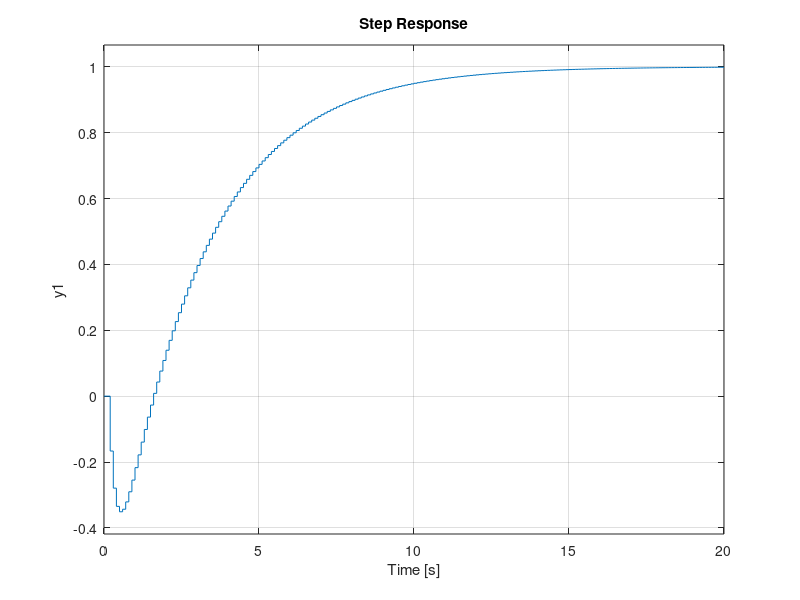

MATLAB code for this plot: (Note: this script raises an error after producing the figure.)
%% case_study_quantized_lqi_dp.m
% Quantized LQI case study (2nd-order SISO)
% Compares scalar quantizer designs:
%   - Uniform
%   - Logarithmic (mu-law companded)
%   - Lloyd / K-means (1D weighted)
%   - Dynamic Programming (globally optimal weighted 1D)

% DONE: Works correctly if you let the steady-state stay enough 
% in the trajectory
% DONE: define a number of full trajectories + 
% define a number of initializations to the first part of the trajectory
% DONE: added regularization through reference definition and state update

clear; clc; close all;
rng(7);

%% =========================
% 1) Plant + LQI controller
% ==========================
Ts = 0.1;

% UNSTABLE + NONMINIMUM PHASE
A = [1.2,0.4;
    -0.3,0.9];
B = [1;0.5];
C = [1,1];
D = 0;

n = size(A,1);
m = size(B,2);
p = size(C,1);

% Augmented nominal (unquantized) servo dynamics
% xi = [x; z],  z_{k+1} = z_k + Ts (r_k - y_k)
Aaug = [A,            zeros(n,p);
       -Ts*C,         eye(p)];
Baug = [B; zeros(p,m)];

% LQI/LQR weights on augmented state and command
% vastly different weights to have slow and fast closed-loop dynamics
% Qaug = diag([12, 1.5, 25]);
Qaug = diag([8, 1, 16]);
R = 1; 

% MATLAB dlqr uses u = -Kdlqr * xi
Kdlqr = dlqr(Aaug, Baug, Qaug, R);
Kfull = -Kdlqr;            % paper convention u = K * xi
Kx = Kfull(:,1:n);         % 1x2
Kz = Kfull(:,n+1:end);     % 1x1

% Closed-loop matrices in manuscript form
Acl = [A + B*Kx,   B*Kz;
      -Ts*C,       1];
Gx = [B*Kx;
      zeros(p,n)];          % size (n+p) x n = 3x2
Gy = [zeros(n,p);
     -Ts*eye(p)];           % size (n+p) x p = 3x1
E = [zeros(n,p); Ts*eye(p)]; % not used here (regulation form)

fprintf('\n=== Open-loop checks ===\n');
fprintf('eig(Acl) = \n');
disp(eig(A).');
fprintf('zero(ss(A,B,C,D))) = \n');
disp(zero(ss(A,B,C,D,Ts)))

% figure,step(ss(A,B,C,D,Ts),5)

fprintf('\n=== Closed-loop checks ===\n');
fprintf('eig(Acl) = \n');
disp(eig(Acl).');
assert(all(abs(eig(Acl)) < 1), 'Acl is not Schur. Retune Qaug/R.');

figure('Name','Closed-loop ideal step response')
step(ss(Acl,E,[C,0],0,Ts))

% settling time to know how much the step response should take
stepperf = stepinfo(ss(Acl,E,[C,0],0,Ts));
settlingTime = stepperf.SettlingTime

%% ============================================
% Reference signal for evaluation/training
% ============================================

% num_windows = 3
% gamma = 0.98;   % discounted command-distortion factor
% refCfg.type = 'const'; refCfg.r0 = 0.0;  % stabilization to origin
% x0_box     = [1.5; 1.5]*2;   % random x0 in [-box, box]
% z0_box     = 0.8*2;          % random z0 in [-z0_box, z0_box]

% num_windows = 3
% gamma = 0.98;   % discounted command-distortion factor
% refCfg.type = 'const'; refCfg.r0 = -0.7;
% x0_box     = [1.5; 1.5]*2;   % random x0 in [-box, box]
% z0_box     = 0.8*2;          % random z0 in [-z0_box, z0_box]

% num_windows = 5
% gamma = 0.99;   % discounted command-distortion factor
% refCfg.type = 'sine'; refCfg.amp = 0.4; refCfg.freq = 0.15/10/4; refCfg.bias = 0.4;
% x0_box     = [1.5; 1.5]*2;   % random x0 in [-box, box]
% z0_box     = 0.8*2;          % random z0 in [-z0_box, z0_box]
% 
% % num_windows = 6
% num_windows = 5
% min_settlingTime_window = ceil(settlingTime/10)*10
% num_samples_per_settlingTime_window = round(min_settlingTime_window/Ts);
% tfin_sim = min_settlingTime_window*num_windows
% gamma = 0.995;   % discounted command-distortion factor
% % refCfg.type = 'piecewise'; refCfg.switch_k = [0 1 2 3 4 5]*num_samples_per_settlingTime_window; refCfg.values   = [0.0 0.7 -0.4 0.6 0.2 0.2]*2;  % long final constant segment helps show quantization limit cycles
% refCfg.type = 'piecewise'; refCfg.switch_k = [0 1 2 3 4]*num_samples_per_settlingTime_window; refCfg.values   = [0.0 0.7 -0.4 0.6 0.2]*2;  % long final constant segment helps show quantization limit cycles
% % x0_box     = [10,10];   % random x0 in [-box, box]
% % z0_box     = 10;       % random z0 in [-z0_box, z0_box]
% x0_box     = [5,5];   % random x0 in [-box, box]
% z0_box     = 1;       % random z0 in [-z0_box, z0_box]

%
num_windows = 4
min_settlingTime_window = ceil(settlingTime/10)*10*2
num_samples_per_settlingTime_window = round(min_settlingTime_window/Ts);
tfin_sim = min_settlingTime_window*num_windows
% gamma = 0.997;   % discounted command-distortion factor
% gamma = 1;   % discounted command-distortion factor
gamma = 0.9992;   % discounted command-distortion factor
refCfg.type = 'mixed';
refCfg.switch_k = [0 1 2]*num_samples_per_settlingTime_window;
refCfg.segType = {'step','ramp','sine'};
ramp_max = 0.6;
refCfg.segPar  = {
    struct('value', -0.7),                         ... % step to -0.7
    struct('start', -0.7, 'slope', ramp_max/min_settlingTime_window/4.5/1.1,'min',-0.7,'max',ramp_max),        ... % ramp: -0.4 + 0.002*tau
    struct('bias',0.5, 'amp', 0.3, 'freq', 0.01/2,'phase',pi), ... % sine in segment time
};
x0_box     = [5,5];   % random x0 in [-box, box]
z0_box     = 1;       % random z0 in [-z0_box, z0_box]


%%
% min_settlingTime_window = ceil(settlingTime/10)*10
% num_samples_per_settlingTime_window = round(min_settlingTime_window/Ts);
% tfin_sim = min_settlingTime_window*num_windows

%% =========================================
% 2) Discounted Lyapunov matrix + sensitivities
% ============================================
% Theorem 2 quantities
% Qu = K' R K (here R scalar)
% Qu = Kfull' * R * Kfull; % old; u only
Qdelta = Qaug; 
Qu = Qdelta + Kfull' * R * Kfull;
Qu = (Qu+Qu')/2;

% Discounted Lyapunov equation:
% Su = Qu + gamma * Acl' * Su * Acl
% MATLAB dlyap solves: A X A' - X + Q = 0  => X = A X A' + Q
% Use A = sqrt(gamma)*Acl'
Su = dlyap(sqrt(gamma)*Acl', Qu);

Wx_u = Gx' * Su * Gx + Kx' * R * Kx;   % 2x2
Wy_u = Gy' * Su * Gy;                  % 1x1

% Corollary row-sum weights (sufficient separable bound)
alpha_x = diag(Wx_u) + (sum(abs(Wx_u),2) - abs(diag(Wx_u)));
alpha_y = diag(Wy_u) + (sum(abs(Wy_u),2) - abs(diag(Wy_u)));

fprintf('\n=== Sensitivity matrices ===\n');
disp('Wx_u ='); disp(Wx_u);
disp('Wy_u ='); disp(Wy_u);
disp('alpha_x ='); disp(alpha_x.');
disp('alpha_y ='); disp(alpha_y.');

%% ===================================
% 3) Training data from ideal LQI loop
% ====================================
% Regulation / deviation case (r_k = 0)
% We collect ideal trajectories and design quantizers from x,y samples.

nTrainTraj = 500;
% nTrainTraj = 200;
% nTrainTraj = 100;
%
% horizon for data collection
% Htrain     = 100;   
% Htrain     = 750;
% Htrain     = 600;
Htrain = round(tfin_sim/Ts);
%
% truncated discounted horizon
nTestTraj = 250;
% nTestTraj = 50;
% nTestTraj = 20;

% Heval     = 180;
Heval     = Htrain;  % truncated discounted horizon

train = collect_ideal_dataset_ref(A, B, C, Kx, Kz, Ts, nTrainTraj, ...
    Htrain, x0_box, z0_box, gamma, refCfg);

% Training arrays
x1_samples = train.x(:,1);
x2_samples = train.x(:,2);
y_samples  = train.y(:);
omega_t    = train.w(:);   % discount-consistent weights gamma^k

% Prescribed quantizer ranges (hardware-like fixed ranges)
% Here selected from training envelope with margin.
range_margin = 1.25;
Sx = range_margin * [max(abs(x1_samples)), max(abs(x2_samples))];
Sy = range_margin * max(abs(y_samples));

% Enforce samples inside prescribed ranges (for design consistency)
assert(all(abs(x1_samples) <= Sx(1)+1e-12));
assert(all(abs(x2_samples) <= Sx(2)+1e-12));
assert(all(abs(y_samples)  <= Sy   +1e-12));

%% Fixed per-channel level counts
% % MANUAL MODE
% Nx = [9, 9];   % x1, x2
% Ny = 9;        % y
% Nx = [64, 64];   % x1, x2
% Ny = 64;        % y
% Nx = [128, 128];   % x1, x2 %% recommended (for same allocation for all)
% Ny = 128;        % y
% Nx = [211, 113];   % x1, x2 %%
% Ny = 60;        % y
% Nx = [256, 256];   % x1, x2
% Ny = 256;        % y

% QUASI OPTIMAL BIT ALLOCATION
% Ntot = 768;
Ntot = 384;
% Ntot = 320;
% Ntot = 256;
% Ntot = 192;
% % %
% Qdelta2 = Qaug*0; 
Qdelta2 = Qaug;
Qu2 = Qdelta2 + Kfull' * R * Kfull;
Qu2 = (Qu2+Qu2')/2;
Su2 = dlyap(sqrt(gamma)*Acl', Qu2);
Wx_u2 = Gx' * Su2 * Gx + Kx' * R * Kx;  % 2x2
Wy_u2 = Gy' * Su2 * Gy;                  % 1x1
alpha_x = diag(Wx_u2) + (sum(abs(Wx_u2),2) - abs(diag(Wx_u2)));
alpha_y = diag(Wy_u2) + (sum(abs(Wy_u2),2) - abs(diag(Wy_u2)));
% % % %
S = [Sx(1); Sx(2); Sy];
alpha = [alpha_x(1); alpha_x(2); alpha_y(1)];
c = alpha .* (S.^2);
w = c.^(1/3);
N = Ntot * w / sum(w);
Nint = round(N); 
% fix rounding to sum exactly:
delta = Ntot - sum(Nint);
[~,idx] = sort(N - Nint,'descend');
Nint(idx(1:abs(delta))) = Nint(idx(1:abs(delta))) + sign(delta);
% Nint
Nx = [Nint(1),Nint(2)];
Ny = Nint(3);
% Nx = [89+20,37]
% Ny = [66-20]

fprintf('\n=== Quantizer ranges / levels ===\n');
fprintf('Sx = [%.4f, %.4f], Sy = %.4f\n', Sx(1), Sx(2), Sy);
fprintf('Nx = [%d, %d], Ny = %d\n', Nx(1), Nx(2), Ny);
fprintf('Ntot = %d\n', Nx(1)+Nx(2)+Ny);

%% =============================================
% 4) Design scalar quantizers (4 methods/channel)
% =============================================
methods = {'uniform','log','kmeans','dp'};
Qset = struct();

% Weighted scalar design weights (alpha only rescales each channel objective,
% but we include them to reflect the corollary notation)
w_x1 = omega_t * alpha_x(1);
w_x2 = omega_t * alpha_x(2);
w_y  = omega_t * alpha_y(1);

% x1
Qset.uniform.x{1} = design_uniform_quantizer(Sx(1), Nx(1));
Qset.log.x{1}     = design_best_log_quantizer(x1_samples, w_x1, Sx(1), Nx(1));
Qset.kmeans.x{1}  = design_lloyd1d_quantizer(x1_samples, w_x1, Sx(1), Nx(1));
Qset.dp.x{1}      = design_dp1d_quantizer(x1_samples, w_x1, Sx(1), Nx(1));

% x2
Qset.uniform.x{2} = design_uniform_quantizer(Sx(2), Nx(2));
Qset.log.x{2}     = design_best_log_quantizer(x2_samples, w_x2, Sx(2), Nx(2));
Qset.kmeans.x{2}  = design_lloyd1d_quantizer(x2_samples, w_x2, Sx(2), Nx(2));
Qset.dp.x{2}      = design_dp1d_quantizer(x2_samples, w_x2, Sx(2), Nx(2));

% y
Qset.uniform.y{1} = design_uniform_quantizer(Sy, Ny);
Qset.log.y{1}     = design_best_log_quantizer(y_samples, w_y, Sy, Ny);
Qset.kmeans.y{1}  = design_lloyd1d_quantizer(y_samples, w_y, Sy, Ny);
Qset.dp.y{1}      = design_dp1d_quantizer(y_samples, w_y, Sy, Ny);

%% ============================================
% 5) Training surrogate SSE (per method, design)
% =============================================
trainSSE = struct();
for im = 1:numel(methods)
    disp('Training surrogate SSE (per method, design)')
    im
    nm = methods{im};
    qx1 = Qset.(nm).x{1};
    qx2 = Qset.(nm).x{2};
    qy  = Qset.(nm).y{1};

    Jx1 = weighted_sse(x1_samples, w_x1, qx1);
    Jx2 = weighted_sse(x2_samples, w_x2, qx2);
    Jy  = weighted_sse(y_samples,  w_y,  qy);

    trainSSE.(nm) = [Jx1, Jx2, Jy, Jx1+Jx2+Jy];
end

fprintf('\n=== Training weighted scalar surrogate SSE (x1, x2, y, total) ===\n');
for im = 1:numel(methods)
    nm = methods{im};
    vals = trainSSE.(nm);
    fprintf('%-7s : %.6e   %.6e   %.6e   | total = %.6e\n', nm, vals(1), vals(2), vals(3), vals(4));
end

%% ==========================================
% 6) Closed-loop evaluation on test trajectories
% ===========================================
testset   = sample_initial_conditions(nTestTraj, x0_box/3, z0_box/3);

results = struct();
for im = 1:numel(methods)
    disp('Closed-loop evaluation on test trajectories')
    im
    nm = methods{im};
    qbundle = Qset.(nm);

    out = evaluate_quantized_case_ref( ...
        A, B, C, Kx, Kz, Ts, Qdelta, R, gamma, ...
        Wx_u, Wy_u, qbundle, testset, Heval, refCfg,Sx,Sy);

    results.(nm) = out;
end

fprintf('\n=== Test-set averages (discounted, truncated to Heval) ===\n');
fprintf('Method   avg Ju_gamma      avg surrogate      overload rate\n');
for im = 1:numel(methods)
    nm = methods{im};
    r = results.(nm);
    fprintf('%-7s  %.6e   %.6e   %.4f\n', ...
        nm, mean(r.Ju), mean(r.Jsurr), r.overload_count / max(1,r.total_quant_calls));
end

%% ===========================
% 7) Simple comparison plots
% ===========================
Ju_mean   = zeros(numel(methods),1);
Js_mean   = zeros(numel(methods),1);
Ju_std    = zeros(numel(methods),1);
Js_std    = zeros(numel(methods),1);
ovr_rate  = zeros(numel(methods),1);

for im = 1:numel(methods)
    nm = methods{im};
    Ju_mean(im)  = mean(results.(nm).Ju);
    Js_mean(im)  = mean(results.(nm).Jsurr);
    Ju_std(im)   = std(results.(nm).Ju);
    Js_std(im)   = std(results.(nm).Jsurr);
    ovr_rate(im) = results.(nm).overload_count / max(1, results.(nm).total_quant_calls);
end

figure('Name','Discounted command distortion');
bar(Ju_mean); hold on;
% bar(log10(Ju_mean)); hold on;
errorbar(1:numel(methods), Ju_mean, Ju_std, '.k', 'LineWidth', 1);
% errorbar(1:numel(methods), log10(Ju_mean), log10(Ju_std), '.k', 'LineWidth', 1);
set(gca,'XTick',1:numel(methods),'XTickLabel',methods);
ylabel('Average J_{u,\gamma} (test set)');
title('Discounted command distortion comparison');
grid on;

figure('Name','Theorem surrogate');
bar(Js_mean); hold on;
% bar(log10(Js_mean)); hold on;
errorbar(1:numel(methods), Js_mean, Js_std, '.k', 'LineWidth', 1);
% errorbar(1:numel(methods), log10(Js_mean), log10(Js_std), '.k', 'LineWidth', 1);
set(gca,'XTick',1:numel(methods),'XTickLabel',methods);
ylabel('Average surrogate sum');
title('Weighted error surrogate comparison');
grid on;

figure('Name','Overload rate');
bar(ovr_rate);
set(gca,'XTick',1:numel(methods),'XTickLabel',methods);
ylabel('Overload rate');
title('Quantizer range violations (should be near zero)');
grid on;

% Example quantizer visualization (x1)
figure('Name','x1 quantizers');
hold on; grid on;
xx = linspace(-Sx(1), Sx(1), 2000);
plot(xx, quantize_vec(xx, Qset.uniform.x{1}), 'LineWidth', 1.2);
plot(xx, quantize_vec(xx, Qset.log.x{1}),     'LineWidth', 1.2);
plot(xx, quantize_vec(xx, Qset.kmeans.x{1}),  'LineWidth', 1.2);
plot(xx, quantize_vec(xx, Qset.dp.x{1}),      'LineWidth', 1.5);
legend(methods, 'Location','best');
xlabel('x_1'); ylabel('q(x_1)');
title('Designed scalar quantizers for x_1');

disp('Done.');

%% ==========================================
% 8) Example trajectory plots (same x0, same r)
% ===========================================
x0_example = [0.4; -0.2; 0.1];  % [x1;x2;z]

traj = struct();
for im = 1:numel(methods)
    nm = methods{im};
    traj.(nm) = simulate_single_trajectory_ref( ...
        A, B, C, Kx, Kz, Ts, R, gamma, Wx_u, Wy_u, ...
        Qset.(nm), x0_example, Heval, refCfg);
end

% Ideal trajectory (reuse from one of the structs)
t = traj.uniform.k;
rseq = traj.uniform.r;
y_id = traj.uniform.y_ideal;
u_id = traj.uniform.u_ideal;

figure('Name','Tracking trajectories');
subplot(2,1,1); hold on; grid on;
plot(t, rseq, '--', 'LineWidth', 1.2);
plot(t, y_id, 'k', 'LineWidth', 1.5);
for im = 1:numel(methods)
    nm = methods{im};
    plot(t, traj.(nm).y, 'LineWidth', 1.0);
end
legend(['ref','ideal', methods], 'Location','best');
xlabel('k'); ylabel('y_k');
title('Output trajectories under arbitrary reference');

subplot(2,1,2); hold on; grid on;
plot(t, u_id, 'k', 'LineWidth', 1.5);
for im = 1:numel(methods)
    nm = methods{im};
    plot(t, traj.(nm).u, 'LineWidth', 1.0);
end
legend(['ideal', methods], 'Location','best');
xlabel('k'); ylabel('u_k');
title('Command trajectories');

% Tail zoom to reveal steady quantization effects / limit-cycle-like behavior
Ktail = 120;                    % show last Ktail samples for limit-cycle/chattering view
% idxTail = max(1, numel(t)-Ktail+1):numel(t);
idxTail = 1:numel(t);  % all

figure('Name','Tail zoom for quantization effects');
subplot(3,1,1); hold on; grid on;
plot(t(idxTail), rseq(idxTail), '--', 'LineWidth', 1.2);
plot(t(idxTail), y_id(idxTail), 'k', 'LineWidth', 1.3);
for im = 1:numel(methods)
    nm = methods{im};
    plot(t(idxTail), traj.(nm).y(idxTail), 'LineWidth', 1.0);
end
legend(cell(['ref','ideal',methods]), 'Location','best');
xlabel('k'); ylabel('y_k');
title('Zoom (output)');

subplot(3,1,2); hold on; grid on;
for im = 1:numel(methods)
    nm = methods{im};
    plot(t(idxTail), traj.(nm).u(idxTail) - u_id(idxTail), 'LineWidth', 1.0);
    disp(['>> RMS command distortion of ',nm,': ',num2str(sum((traj.(nm).u(idxTail) - u_id(idxTail)).^2))])
end
legend(methods, 'Location','best');
xlabel('k'); ylabel('\delta u_k');
title('Tail zoom (command distortion)');

subplot(3,1,3); hold on; grid on;
plot(traj.uniform.x1_ideal, traj.uniform.x2_ideal, 'k', 'LineWidth', 1.3);
for im = 1:numel(methods)
    nm = methods{im};
    plot(traj.(nm).x1(idxTail), traj.(nm).x2(idxTail), '.-', 'LineWidth', 0.8);
end
legend(cell(['ideal',methods]), 'Location','best');
xlabel('x_1'); ylabel('x_2');
title('Tail phase portrait (quantization-induced small cycles/chatter)');

% alternative logscale figure to subplot(3,1,2)
figure('Name','Command distortion logscale')
hold on; grid on;
for im = 1:numel(methods)
    nm = methods{im};
    plot(t(idxTail), db(abs(traj.(nm).u(idxTail) - u_id(idxTail))), 'LineWidth', 1.0);
    % yline(mean(db(abs(traj.(nm).u(idxTail) - u_id(idxTail)))),'--')
    disp(['>> RMS abs value of command distortion of ',nm,': ',num2str(sum((traj.(nm).u(idxTail) - u_id(idxTail)).^2))])
end
legend(methods, 'Location','best');
markertype = {'x','o','<','>'};
for im = 1:numel(methods)
    nm = methods{im};
    % plot(t(idxTail), db(abs(traj.(nm).u(idxTail) - u_id(idxTail))), 'LineWidth', 1.0);
    plot(t(idxTail),mean(db(abs(traj.(nm).u(idxTail) - u_id(idxTail)))),['--',markertype{im}])
    % disp(['>> RMS abs value of command distortion of ',nm,': ',num2str(sum((traj.(nm).u(idxTail) - u_id(idxTail)).^2))])
end
legend([methods,methods], 'Location','best');
xlabel('k'); ylabel('|\delta u_k| [dB]');
title('Tail zoom (command distortion)');

%% ==========================================
% 9) Centroid spacing plots (1D) for all quantizers
% ===========================================
plot_centroid_stems(Qset, methods, 'x_1 centroids', 'x', 1);
plot_centroid_stems(Qset, methods, 'x_2 centroids', 'x', 2);
plot_centroid_stems(Qset, methods, 'y centroids',   'y', 1);

% plot_centroid_stems_diff(Qset, methods, 'x_1 centroids', 'x', 1);
% plot_centroid_stems_diff(Qset, methods, 'x_2 centroids', 'x', 2);
% plot_centroid_stems_diff(Qset, methods, 'y centroids',   'y', 1);

%% ==========================================
% 10) Optional 2D partition plots (rectangular cells, not Voronoi)
% ===========================================
for im = 1:numel(methods)
    nm = methods{im};
    figure('Name',['State quantizer partitions in (x1,x2) - ',nm]);
    % subplot(2,2,im); 
    hold on; grid on; axis equal;
    plot_rect_partition(Qset.(nm).x{1}, Qset.(nm).x{2});
    title(sprintf('%s (rectangular partition)', nm));
    xlabel('x_1'); ylabel('x_2');
end

%% ==========================================
% 11) LCSS PLOT (Short summary of others)
% ===========================================
figure('Name','LCSS')

% subplot(2,3,[1,2,3]), hold on; grid on;
subplot(3,3,[1,2,3]), hold on; grid on;
plot(t(idxTail), rseq(idxTail), '--', 'LineWidth', 1.2);
% plot(t(idxTail), y_id(idxTail), 'k', 'LineWidth', 1.3);
for im = 1:numel(methods)
    nm = methods{im};
    if im == 4
        plot(t(idxTail), traj.(nm).y(idxTail), 'b', 'LineWidth', 1.0);
    else
        plot(t(idxTail), traj.(nm).y(idxTail), 'r', 'LineWidth', 1.0);
    end
end
% legend(cell(['ref','ideal',methods]), 'Location','best');
% legend('ref','ideal','uniform','log','kmeans','proposed', 'Location','best');
legend('ref','uniform','logarithmic','kmeans','proposed', 'Location','best');
xlabel('k'); ylabel('y_k');
title('Tracking');

subplot(3,3,4)
histogram(train.x(:,1),80,'normalization','pdf')
xlim([-2.5,2.5])
xlabel('x_1')
ylabel('Histogram (pdf)')
% 
subplot(3,3,7)
plot_centroid_stems_LCSS(Qset, methods, 'x_1 centroids', 'x', 1);
xlim([-2.5,2.5])
xlabel('c_{x,1}')
ylim([0,1.05])
ylabel('Centroid spacing');

subplot(3,3,5)
histogram(train.x(:,2),80,'normalization','pdf')
xlim([-3.5,3.5])
xlabel('x_2')
%
subplot(3,3,8)
plot_centroid_stems_LCSS(Qset, methods, 'x_2 centroids', 'x', 2);
xlim([-3.5,3.5])
xlabel('c_{x,2}')
ylim([0,1.05])

subplot(3,3,6)
histogram(train.y,100,'normalization','pdf')
xlabel('y')
xlim([-1,1])
%
subplot(3,3,9)
plot_centroid_stems_LCSS(Qset, methods, 'y centroids', 'y', 1);
xlim([-1,1])
xlabel('c_{y,1}')
ylim([0,1.05])

%% ========================================================================
%% Local functions
%% ========================================================================
function testset = sample_initial_conditions(nTraj, x0_box, z0_box)
    testset = zeros(nTraj, 3);
    % TOL_LESS = 0.5;
    for i = 1:nTraj
        % x0 = (2*rand(2,1)-1).*x0_box(:)*(1-TOL_LESS);
        % z0 = (2*rand-1)*z0_box*(1-TOL_LESS);
        x0 = (2*rand(2,1)-1).*x0_box(:);
        z0 = (2*rand-1)*z0_box;
        testset(i,:) = [x0(:).', z0];
    end
end

function q = design_uniform_quantizer(S,N)
    disp('>> Designing uniform quantizer')
    b = linspace(-S, S, N+1);
    c = 0.5*(b(1:end-1) + b(2:end));
    q = make_quantizer_struct(b, c, sprintf('uniform N=%d',N));
end

function qbest = design_best_log_quantizer(s, w, S, N)
    % "Logarithmic" via mu-law companding -> uniform quantization in companded domain
    disp('>> Designing logarithmic quantizer')
    mu_grid = [0.5 1 2 5 10 20 50 100 200];
    bestJ = inf;
    qbest = design_uniform_quantizer(S,N); % fallback

    for mu = mu_grid
        q = design_logmulaw_quantizer(S, N, mu);
        J = weighted_sse(s, w, q);
        if J < bestJ
            bestJ = J;
            qbest = q;
        end
    end
end

function q = design_logmulaw_quantizer(S,N,mu)
    % Build finite-level static quantizer by companding thresholds/centroids
    bu = linspace(-1, 1, N+1);               % thresholds in companded domain
    cu = 0.5*(bu(1:end-1) + bu(2:end));      % centroids in companded domain

    b = S * inv_mulaw(bu, mu);
    c = S * inv_mulaw(cu, mu);

    % Enforce exact endpoints (numerical)
    b(1) = -S; b(end) = S;
    q = make_quantizer_struct(b, c, sprintf('log(mu=%.3g)',mu));
end

function y = inv_mulaw(v, mu)
    % inverse of normalized mu-law compressor
    y = sign(v) .* ((1+mu).^abs(v) - 1) / mu;
end

function q = design_lloyd1d_quantizer(s, w, S, N)
    % Weighted 1D Lloyd (K-means-like), local optimum.
    disp('>> Designing Lloyd-Max quantizer')
    s = s(:); w = w(:);
    M = numel(s);
    assert(M >= N, 'Need M >= N samples.');

    % Clamp to range (should already be inside)
    s = min(max(s, -S), S);

    % Multiple deterministic/random initializations
    init_list = cell(0,1);
    init_list{end+1} = linspace(min(s), max(s), N).';
    init_list{end+1} = weighted_quantile_init(s,w,N);
    for r = 1:3
        idx = randperm(M,N);
        init_list{end+1} = sort(s(idx));
    end

    bestJ = inf;
    bestc = [];

    for itry = 1:numel(init_list)
        c = sort(init_list{itry}(:));
        c = min(max(c,-S),S);

        num_iter = 100;  % initial
        % num_iter = 50;

        for iter = 1:num_iter
            if mod(iter,25) == 1
                disp(['-- iter=',num2str(iter)])
            end
            % Assign by nearest centroid
            edges = [-inf; 0.5*(c(1:end-1)+c(2:end)); inf];
            bin = discretize(s, edges);
            c_new = c;
            for k = 1:N
                Ik = (bin == k);
                if any(Ik)
                    c_new(k) = sum(w(Ik).*s(Ik)) / sum(w(Ik));
                else
                    % empty cluster: split largest-error point
                    [~, idxWorst] = max(w .* (s - c(bin)).^2);
                    c_new(k) = s(idxWorst);
                end
            end
            c_new = sort(min(max(c_new,-S),S));

            if norm(c_new - c, inf) < 1e-10
                c = c_new;
                break;
            end
            c = c_new;
        end

        % Build quantizer
        b = [-S; 0.5*(c(1:end-1)+c(2:end)); S];
        q_try = make_quantizer_struct(b, c, 'kmeans1d');
        J = weighted_sse(s, w, q_try);

        if J < bestJ
            bestJ = J;
            bestc = c;
        end
    end

    b = [-S; 0.5*(bestc(1:end-1)+bestc(2:end)); S];
    q = make_quantizer_struct(b, bestc, 'kmeans1d');
end

function c0 = weighted_quantile_init(s,w,N)
    [ss, idx] = sort(s(:));
    ww = w(idx);
    cw = cumsum(ww)/sum(ww);
    targets = ((1:N)-0.5)/N;
    c0 = zeros(N,1);
    for i = 1:N
        [~,j] = min(abs(cw - targets(i)));
        c0(i) = ss(j);
    end
    c0 = sort(c0);
end

function q = design_dp1d_quantizer(samples, weights, S_s, N)
% Globally optimal weighted 1D N-level scalar quantizer (memory-safe DP)
% samples : Mx1
% weights : Mx1, positive
% range   : [-S_s, S_s]
% N       : number of levels (1 <= N <= M)
    disp('>> Designing DP quantizer')

    s = samples(:);
    w = weights(:);

    % Keep only valid in-range, positive-weight samples
    msk = isfinite(s) & isfinite(w) & (w > 0) & (s >= -S_s) & (s <= S_s);
    s = s(msk);
    w = w(msk);

    if isempty(s)
        error('No valid samples for DP quantizer design.');
    end

    % Sort by sample value
    [s, ord] = sort(s, 'ascend');
    w = w(ord);

    M = numel(s);
    N = min(max(1, round(N)), M);

    % Optional exact compression of duplicates (helps a lot if duplicates exist)
    [su, ~, ic] = unique(s, 'stable');
    if numel(su) < M
        wu = accumarray(ic, w);
        s = su;
        w = wu;
        M = numel(s);
        N = min(N, M);
    end

    % Prefix sums: Wp(t+1)=sum_{i=1}^t w_i
    Wp  = [0; cumsum(w)];
    Sp  = [0; cumsum(w .* s)];
    S2p = [0; cumsum(w .* (s.^2))];

    % O(1) weighted segment SSE cost for inclusive segment [i..j], 1<=i<=j<=M
    cost = @(i,j) segment_cost(i,j,Wp,Sp,S2p);

    % DP arrays:
    % dp_prev(j) = optimal cost using (k-1) segments for first j samples
    % dp_cur(j)  = optimal cost using k segments for first j samples
    dp_prev = inf(M,1);
    splitIdx = zeros(N, M, 'uint32');  % splitIdx(k,j)=best i for recurrence at row k, col j

    % Base row k=1
    for j = 1:M
        dp_prev(j) = cost(1,j);
    end

    % Subsequent rows k=2..N using divide-and-conquer optimization
    for k = 2:N
        dp_cur = inf(M,1);
        optk   = zeros(M,1,'uint32');

        % valid j are j >= k
        [dp_cur, optk] = compute_row_dc(k, M, k-1, M-1, dp_prev, cost, dp_cur, optk);

        splitIdx(k,:) = optk;
        dp_prev = dp_cur;
    end

    % Backtrack segment boundaries [a_r .. b_r], r=1..N
    a = zeros(N,1);
    b = zeros(N,1);

    j = M;
    for k = N:-1:2
        i = double(splitIdx(k,j)); % previous endpoint
        a(k) = i + 1;
        b(k) = j;
        j = i;
    end
    a(1) = 1;
    b(1) = j;

    % Centroids (weighted means)
    c = zeros(N,1);
    for r = 1:N
        ii = a(r); jj = b(r);
        Wseg = Wp(jj+1) - Wp(ii);
        Sseg = Sp(jj+1) - Sp(ii);
        c(r) = Sseg / Wseg;
    end

    % Thresholds: prescribed endpoints + midpoints between adjacent centroids
    bth = zeros(N+1,1);
    bth(1)   = -S_s;
    bth(end) =  S_s;
    if N >= 2
        bth(2:N) = 0.5 * (c(1:end-1) + c(2:end));
    end

    % Return struct (adapt fields to your codebase)
    q = struct();
    q.N = N;
    q.S = S_s;
    q.c = c(:).';
    q.b = bth(:).';
    q.dp_cost = dp_prev(M);
end

% ---------- helpers ----------

function val = segment_cost(i,j,Wp,Sp,S2p)
% Weighted SSE of fitting samples i..j by one centroid (weighted mean)
    Wseg  = Wp(j+1)  - Wp(i);
    Sseg  = Sp(j+1)  - Sp(i);
    S2seg = S2p(j+1) - S2p(i);

    % Numerical guard (Wseg should be >0 because weights >0)
    if Wseg <= 0
        val = inf;
    else
        val = S2seg - (Sseg*Sseg)/Wseg;
        if val < 0 && val > -1e-12
            val = 0; % numerical cleanup
        end
    end
end

function [dp_cur, optk] = compute_row_dc(jL, jR, optL, optR, dp_prev, cost, dp_cur, optk)
% Divide-and-conquer optimization for one DP row
% Recurrence at fixed row k:
% dp_cur(j) = min_{i in [optL..optR] and i<=j-1} dp_prev(i) + cost(i+1, j)

    if jL > jR
        return;
    end

    jMid = floor((jL + jR) / 2);

    iMin = optL;
    iMax = min(optR, jMid-1);

    bestVal = inf;
    bestI   = uint32(iMin);

    for i = iMin:iMax
        v = dp_prev(i) + cost(i+1, jMid);
        if v < bestVal
            bestVal = v;
            bestI = uint32(i);
        end
    end

    dp_cur(jMid) = bestVal;
    optk(jMid)   = bestI;

    % Recurse left/right with monotone-optimality bounds
    [dp_cur, optk] = compute_row_dc(jL, jMid-1, optL, double(bestI), dp_prev, cost, dp_cur, optk);
    [dp_cur, optk] = compute_row_dc(jMid+1, jR, double(bestI), optR, dp_prev, cost, dp_cur, optk);
end

function q = make_quantizer_struct(b, c, name)
    b = b(:); c = c(:);
    assert(numel(b) == numel(c)+1, 'Threshold/centroid size mismatch.');
    assert(all(diff(b) >= 0), 'Thresholds must be sorted.');
    q.b = b;
    q.c = c;
    q.N = numel(c);
    q.name = name;
end

function J = weighted_sse(s, w, q)
    sq = quantize_vec(s, q);
    err = s(:) - sq(:);
    J = sum(w(:) .* (err.^2));
end

function qv = quantize_vec(v, q)
    % Saturating scalar quantizer, vectorized
    v = v(:);
    qv = zeros(size(v));

    % Saturate outside range
    left  = (v <= q.b(1));
    right = (v >= q.b(end));
    mid   = ~(left | right);

    qv(left)  = q.c(1);
    qv(right) = q.c(end);

    if any(mid)
        vm = v(mid);
        % discretize uses edges, bins 1..N on [b_i, b_{i+1})
        bin = discretize(vm, q.b);
        % Handle exact right endpoint mapping
        bin(isnan(bin)) = q.N;
        qv(mid) = q.c(bin);
    end
end

function [qv, overload] = quantize_scalar(v, q)
    overload = (v < q.b(1)) || (v > q.b(end));
    if v <= q.b(1)
        qv = q.c(1); return;
    elseif v >= q.b(end)
        qv = q.c(end); return;
    else
        bin = discretize(v, q.b);
        if isnan(bin), bin = q.N; end
        qv = q.c(bin);
    end
end

function r = reference_at_k(k, refCfg)
    switch lower(refCfg.type)

        case 'const'
            r = refCfg.r0;

        case 'sine'
            % r_k = bias + amp*sin(2*pi*freq*k + phase)
            bias  = getfield_with_default(refCfg, 'bias',  0);
            phase = getfield_with_default(refCfg, 'phase', 0);
            r = bias + refCfg.amp * sin(2*pi*refCfg.freq*k + phase);

        case 'piecewise'
            % piecewise-constant: values(idx)
            idx = find(refCfg.switch_k <= k, 1, 'last');
            if isempty(idx), idx = 1; end
            r = refCfg.values(idx);

        case 'mixed'
            % Segment start indices (must be sorted, typically start at 0)
            sw = refCfg.switch_k(:).';
            idx = find(sw <= k, 1, 'last');
            if isempty(idx), idx = 1; end
            tau = k - sw(idx);  % local time within segment (in samples)

            % Two supported ways to specify segments:
            %   (A) segType{idx} + segPar{idx}
            %   (B) segments(idx) struct with field "type" (and params)
            if isfield(refCfg, 'segments')
                seg = refCfg.segments(idx);
                segType = lower(seg.type);
                par = seg;
            else
                segType = lower(refCfg.segType{idx});
                par = refCfg.segPar{idx};
            end

            switch segType
                case 'step'
                    % r = value
                    r = par.value;

                case 'ramp'
                    % r = start + slope * tau
                    % optional clamp via par.min/par.max
                    r = par.start + par.slope * tau;
                    if isfield(par,'min'), r = max(r, par.min); end
                    if isfield(par,'max'), r = min(r, par.max); end

                case 'sine'
                    % r = bias + amp*sin(2*pi*freq*tau + phase)
                    bias  = getfield_with_default(par, 'bias',  0);
                    phase = getfield_with_default(par, 'phase', 0);
                    r = bias + par.amp * sin(2*pi*par.freq*tau + phase);

                otherwise
                    error('Unknown mixed segment type = %s', segType);
            end

        otherwise
            error('Unknown refCfg.type = %s', refCfg.type);
    end
end

function v = getfield_with_default(s, fname, vdefault)
    if isfield(s, fname), v = s.(fname); else, v = vdefault; end
end

function data = collect_ideal_dataset_ref(A,B,C,Kx,Kz,Ts,nTraj,H,x0_box,z0_box,gamma,refCfg)
    n = size(A,1);
    X = [];
    Y = [];
    W = [];
    R = [];

    for tr = 1:nTraj
        if mod(tr,25) == 1
            disp(['>> Traj ',num2str(tr)]);
        end
        x0 = (2*rand(n,1)-1).*x0_box(:);
        z0 = (2*rand-1)*z0_box;
        x = x0; z = z0;

        for k = 0:H
            y = C*x;
            r = reference_at_k(k, refCfg);
            if rand(1) < 1e-1
                r = r*(1+randn(1));  % disturb ref a bit
            end

            R = [R; r];
            X = [X; x.'];
            Y = [Y; y];
            W = [W; gamma^k];

            u = Kx*x + Kz*z;              % ideal controller state for this reference
            if rand(1) < 1e-2
                r = r*(1+randn(1)*1e-2);  % disturb ref a bit
            end
            wk = zeros(2,1);
            if rand(1) < 1e-2
                wk = r*(1+randn(2,1)*1e-2);  % disturb states a bit
            end
            
            x_next = A*x + B*u+wk;
            z_next = z + Ts*(r - y);      % ideal integrator uses unquantized y

            x = x_next; z = z_next;
        end
    end

    data.r = R;
    data.x = X;
    data.y = Y;
    data.w = W;

    % debug trajectories
    figure,
    % subplot(311),stem(data.x(:,1)),hold on,stem(data.x(:,2));
    % subplot(312),stem(data.y);
    % subplot(313),stem(data.w)
    subplot(411),plot(data.x(:,1)),hold on,plot(data.x(:,2));
    subplot(412),plot(data.y);
    subplot(413),plot(data.w)
    subplot(414),plot(data.r)
end

function out = evaluate_quantized_case_ref(A,B,C,Kx,Kz,Ts,Qdelta,R,gamma,Wx_u,Wy_u,qbundle,testset,Heval,refCfg,Sx,Sy)
    nTraj = size(testset,1);
    Ju = zeros(nTraj,1);
    Js = zeros(nTraj,1);

    overload_count = 0;
    total_quant_calls = 0;

    for tr = 1:nTraj
        xi_q   = testset(tr,:).';  % [x1;x2;z]
        xi_ref = xi_q;             % ideal starts from same initial condition

        J1 = 0;
        J2 = 0;

        for k = 0:Heval
            r = reference_at_k(k, refCfg);

            % Quantized system state
            x = xi_q(1:2);
            z = xi_q(3);
            y = C*x;

            % Ideal system state
            xs = xi_ref(1:2);
            zs = xi_ref(3);
            ys = C*xs;

            % Quantize measurements for implemented controller
            [xq1, ov1] = quantize_scalar(x(1), qbundle.x{1});
            [xq2, ov2] = quantize_scalar(x(2), qbundle.x{2});
            [yq,  ov3] = quantize_scalar(y,    qbundle.y{1});
            overload_count = overload_count + ov1 + ov2 + ov3;
            total_quant_calls = total_quant_calls + 3;

            xq = [xq1; xq2];

            % Commands
            u  = Kx*xq + Kz*z;
            us = Kx*xs + Kz*zs;   % ideal command under same reference (through zs)

            % dxi = [xs;zs]-[xq;z];
            dxi = [x; z] - [xs; zs];   % actual augmented state minus ideal augmented state
                                       % (or reversed sign; squared cost doesn't care)
            du = u - us;
            ex = xq - x;
            ey = yq - y;

            % old; u only
            % J1 = J1 + (gamma^k) * (du' * R * du);
            % J2 = J2 + (gamma^k) * (ex' * Wx_u * ex + ey' * Wy_u * ey);
            J1 = J1 + (gamma^k) * (dxi' * Qdelta * dxi + du' * R * du);
            J2 = J2 + (gamma^k) * (ex' * Wx_u * ex + ey' * Wy_u * ey);

            % Step both systems with SAME reference
            x_next  = A*x  + B*u;
            z_next  = z  + Ts*(r - yq);  % quantized output in integrator

            xs_next = A*xs + B*us;
            zs_next = zs + Ts*(r - ys);  % ideal output in integrator

            xi_q   = [x_next;  z_next];
            xi_ref = [xs_next; zs_next];
        
            try
                assert(abs(x_next(1)) <= Sx(1)+1e-12);
                assert(abs(x_next(2)) <= Sx(2)+1e-12);
                assert(abs(y)  <= Sy +1e-12);
            catch me
                disp(me)
            end

        end

        Ju(tr) = J1;
        Js(tr) = J2;
    end

    out.Ju = Ju;
    out.Jsurr = Js;
    out.overload_count = overload_count;
    out.total_quant_calls = total_quant_calls;
end

function traj = simulate_single_trajectory_ref(A,B,C,Kx,Kz,Ts,R,gamma,Wx_u,Wy_u,qbundle,x0_aug,Heval,refCfg)
    % gamma, R, Wx_u, Wy_u kept for possible extensions
    xi_q   = x0_aug(:);
    xi_ref = x0_aug(:);

    K = 0:Heval;
    Nk = numel(K);

    traj.k = K(:);
    traj.r = zeros(Nk,1);

    traj.x1 = zeros(Nk,1); traj.x2 = zeros(Nk,1); traj.z = zeros(Nk,1);
    traj.y  = zeros(Nk,1); traj.u  = zeros(Nk,1);

    traj.x1_ideal = zeros(Nk,1); traj.x2_ideal = zeros(Nk,1); traj.z_ideal = zeros(Nk,1);
    traj.y_ideal  = zeros(Nk,1); traj.u_ideal  = zeros(Nk,1);

    for ii = 1:Nk
        k = K(ii);
        r = reference_at_k(k, refCfg);

        x = xi_q(1:2); z = xi_q(3); y = C*x;
        xs = xi_ref(1:2); zs = xi_ref(3); ys = C*xs;

        [xq1, ~] = quantize_scalar(x(1), qbundle.x{1});
        [xq2, ~] = quantize_scalar(x(2), qbundle.x{2});
        [yq,  ~] = quantize_scalar(y,    qbundle.y{1});

        xq = [xq1; xq2];

        u  = Kx*xq + Kz*z;
        us = Kx*xs + Kz*zs;

        traj.r(ii) = r;

        traj.x1(ii) = x(1); traj.x2(ii) = x(2); traj.z(ii) = z;
        traj.y(ii)  = y;    traj.u(ii)  = u;

        traj.x1_ideal(ii) = xs(1); traj.x2_ideal(ii) = xs(2); traj.z_ideal(ii) = zs;
        traj.y_ideal(ii)  = ys;    traj.u_ideal(ii)  = us;

        % step
        xi_q   = [A*x + B*u;     z  + Ts*(r - yq)];
        xi_ref = [A*xs + B*us;   zs + Ts*(r - ys)];
    end
end

function plot_centroid_stems(Qset, methods, figTitle, xyTag, idxChan)
    figure('Name', figTitle); hold on; grid on;

    yLevels = 1:numel(methods);
    for im = 1:numel(methods)
        nm = methods{im};
        q = Qset.(nm).(xyTag){idxChan};
        c = q.c(:).';
        stem(c, yLevels(im)*ones(size(c)), 'filled', 'LineWidth', 1.0);
        % stem([0,diff(c)], yLevels(im)*ones(size(c)), 'filled', 'LineWidth', 1.0);  % see where it's dense
        % stem(c, yLevels(im)*[0,diff(c)], 'filled', 'LineWidth', 1.0);  % centroid density
    end
    legend(methods, 'Location','best');
    set(gca, 'YTick', yLevels, 'YTickLabel', methods);
    xlabel('centroid location');
    ylabel('quantizer type');
    title(['Centroid spacing: ', figTitle]);
end

function plot_centroid_stems_LCSS(Qset, methods, figTitle, xyTag, idxChan)
    hold on; grid on;

    yLevels = 1:numel(methods);
    for im = 4:numel(methods)
        nm = methods{im};
        q = Qset.(nm).(xyTag){idxChan};
        c = q.c(:).';
        % stem(c, ones(size(c)), 'filled', 'LineWidth', 0.5);
        stem(c, ones(size(c)), 'filled', 'LineWidth', 1);
        % stem([0,diff(c)], yLevels(im)*ones(size(c)), 'filled', 'LineWidth', 1.0);  % see where it's dense
        % stem(c, yLevels(im)*[0,diff(c)], 'filled', 'LineWidth', 1.0);  % centroid density
    end
    % legend(methods, 'Location','best');
    % set(gca, 'YTick', yLevels, 'YTickLabel', methods);
    % xlabel('centroid location');
    % ylabel('Centroid spacing');
    % title(['Centroid spacing: ', figTitle]);
end

% function plot_centroid_stems_diff(Qset, methods, figTitle, xyTag, idxChan)
%     figure('Name', figTitle); hold on; grid on;
% 
%     yLevels = 1:numel(methods);
%     for im = 1:numel(methods)
%         nm = methods{im};
%         q = Qset.(nm).(xyTag){idxChan};
%         c = q.c(:).';
%         % stem(c, yLevels(im)*ones(size(c)), 'filled', 'LineWidth', 1.0);
%         % stem([0,diff(c)], yLevels(im)*ones(size(c)), 'filled', 'LineWidth', 1.0);  % see where it's dense
%         stem(c, yLevels(im)*[0,diff(c)], 'filled', 'LineWidth', 1.0);  % centroid density
%     end
%     legend(methods, 'Location','best');
%     set(gca, 'YTick', yLevels, 'YTickLabel', methods);
%     xlabel('centroid location');
%     ylabel('quantizer type');
%     title(['Centroid spacing (diff/density): ', figTitle]);
% end

function plot_rect_partition(qx1, qx2)
    % Component-wise scalar quantizers => rectangular partition in (x1,x2)
    % xlim([qx1.b(1), qx1.b(end)]);
    % ylim([qx2.b(1), qx2.b(end)]);

    % Vertical lines from x1 thresholds
    for i = 1:numel(qx1.b)
        xline(qx1.b(i), '-', 'LineWidth', 0.8);
    end

    % Horizontal lines from x2 thresholds
    for j = 1:numel(qx2.b)
        yline(qx2.b(j), '-', 'LineWidth', 0.8);
    end

    % Mark reconstruction points (Cartesian product of centroids)
    [C1, C2] = meshgrid(qx1.c, qx2.c);
    plot(C1(:), C2(:), 'k.', 'MarkerSize', 10);
end
